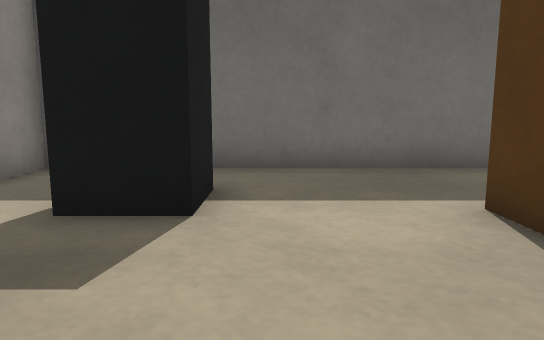
View 1 (above)

19 first-person views from a walk through a Gazebo world. The camera is 0.5 m above the floor, tilts 8° down and sees 70° across. The floor is counted in squares, 0.5 m on a side. Each view is taken from the middle of a square. On the plan, view 1 faces up. The plan holds only what a view shows up to about 13 squares ahead; the rest is blank. The place goes on beyond the plan.

View 2
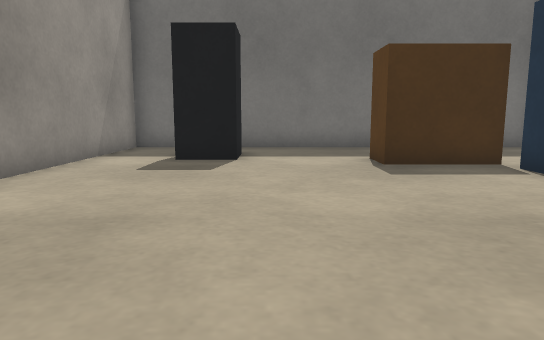

View 3
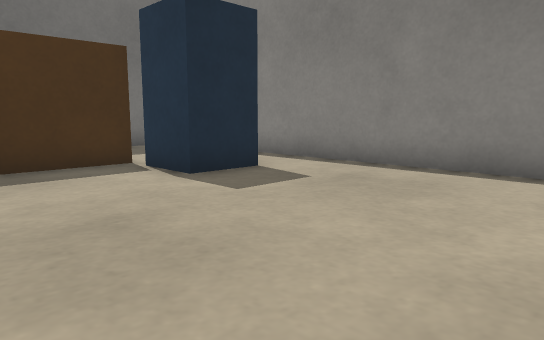

View 4
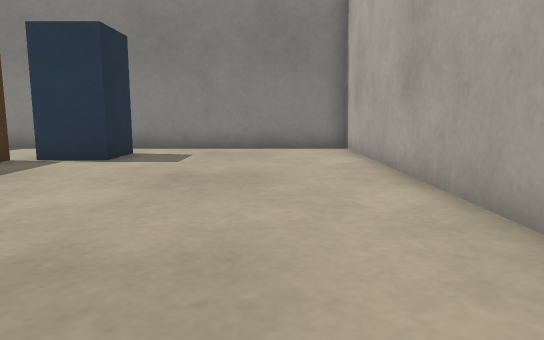

View 5
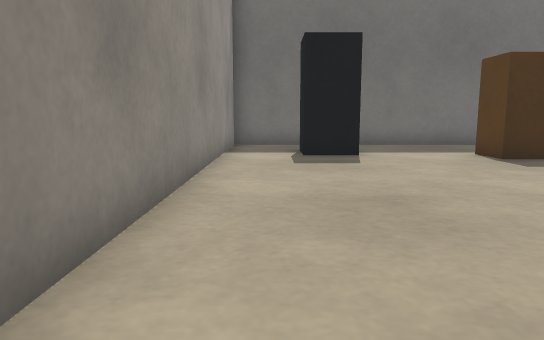

View 6
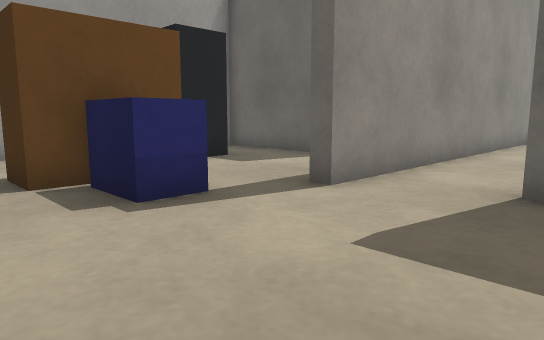

View 7
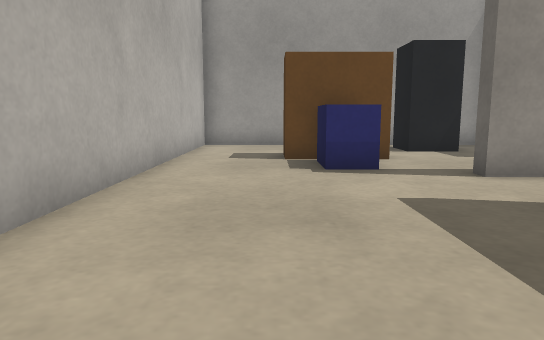

View 8
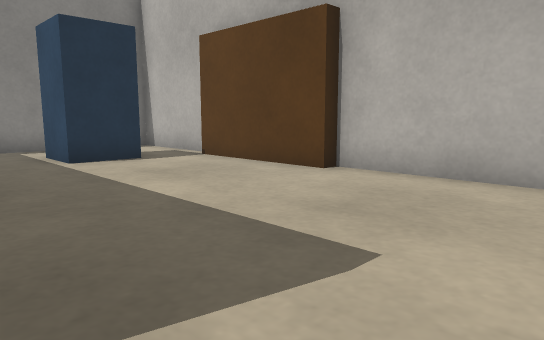

View 9
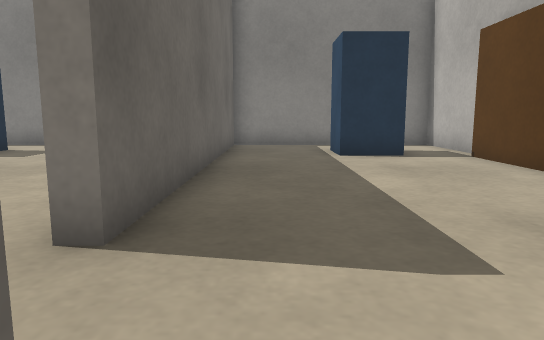

View 10
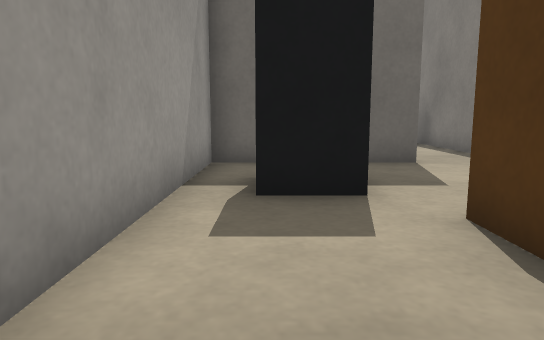

View 11
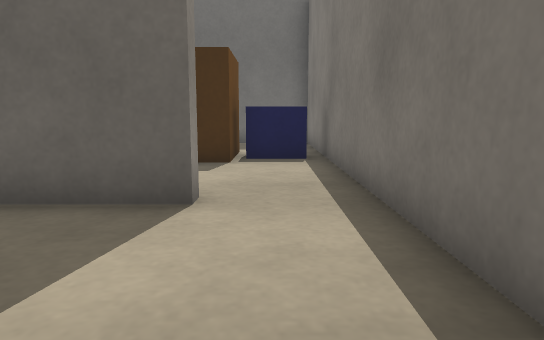

View 12
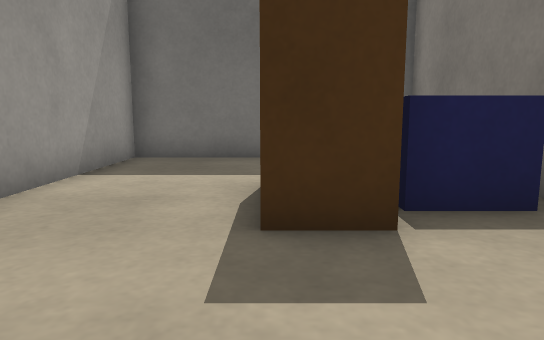

View 13
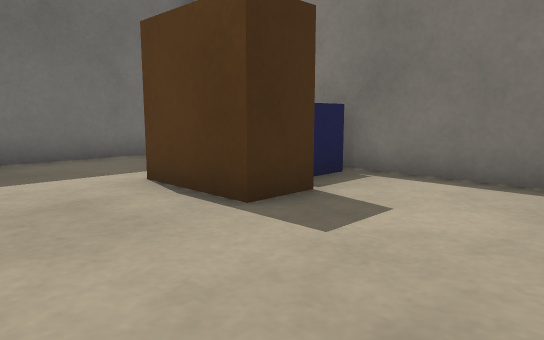

View 14
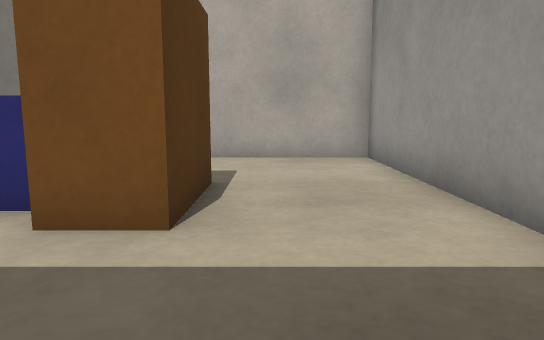

View 15
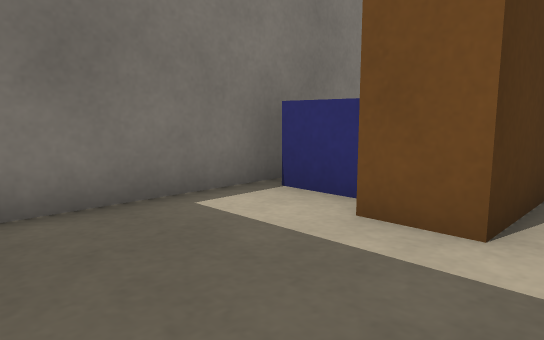

View 16
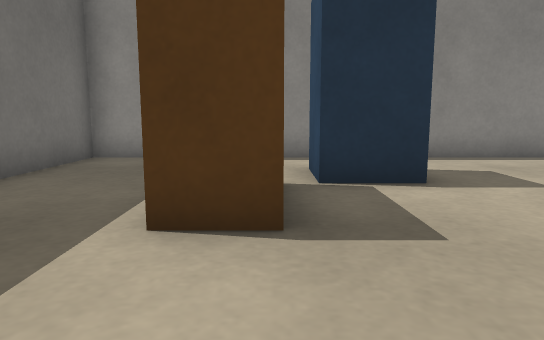

View 17
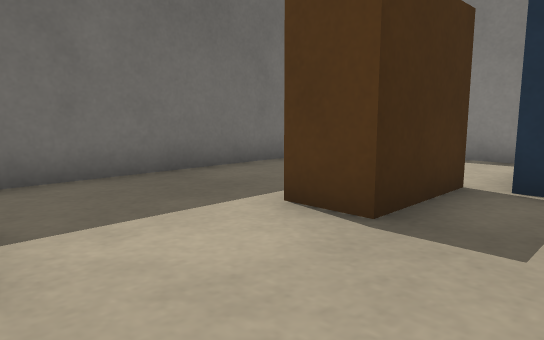

View 18
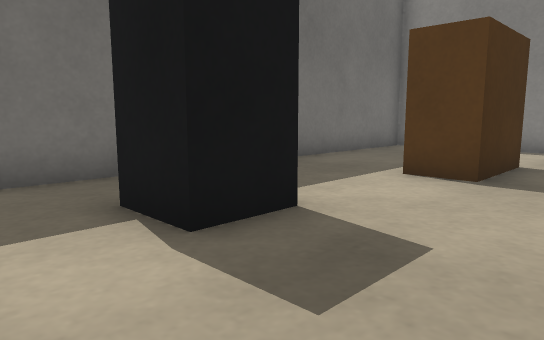

View 19
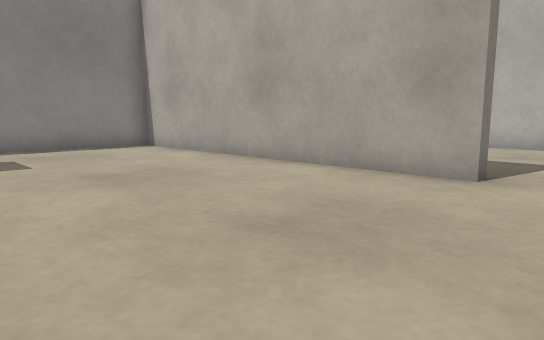

### Floor plan
Ten units are one square. View 1 is at (0, 0); x grows to the right and y downward. Boxes are objects, and circles mark ways between rooms. Rooms are numbered by the first view taken in them; rooms with no view inside come last. Other rooms are left out.
<svg viewBox="-118 -78 206 206">
<path fill="none" stroke="#000" d="M-21 57 -21 53 83 53 83 -73 -43 -73 -43 55M-43 55 -43 65 -48 65M-47 52 -47 35M-69 27 -113 27 -113 123 5 123 5 119 45 119M50 123 83 123 83 115M83 92 83 57 -21 57M-69 22 -69 27M-47 35 -47 -73 -113 -73 -113 23 -75 23"/>
<rect x="-25" y="-55" width="20" height="20" fill="#bbb"><title>black box</title></rect>
<rect x="25" y="-45" width="20" height="20" fill="#bbb"><title>brown box</title></rect>
<rect x="45" y="-25" width="20" height="20" fill="#bbb"><title>blue box</title></rect>
<rect x="-105" y="45" width="20" height="20" fill="#bbb"><title>black box</title></rect>
<rect x="-85" y="75" width="20" height="20" fill="#bbb"><title>brown box</title></rect>
<rect x="-65" y="75" width="20" height="20" fill="#bbb"><title>blue box</title></rect>
<rect x="45" y="85" width="20" height="20" fill="#bbb"><title>blue box</title></rect>
<rect x="-85" y="-35" width="10" height="20" fill="#bbb"><title>brown box</title></rect>
<rect x="-75" y="-35" width="20" height="20" fill="#bbb"><title>blue box</title></rect>
<circle cx="-35" cy="60" r="3" fill="#2a7"/>
<circle cx="-60" cy="30" r="3" fill="#2a7"/>
<text x="20" y="-10">1</text>
<text x="-30" y="90">2</text>
<text x="-80" y="-20">3</text>
</svg>
Room 1 opens to room 2. Room 2 opens to room 3.

Where each view was taken, in squares from view 1:
view 1: 0 up, 0 right, facing up
view 2: 5 down, 0 right, facing up
view 3: 5 down, 1 right, facing up-right
view 4: 3 down, 4 left, facing right
view 5: 6 down, 3 left, facing up
view 6: 11 down, 1 left, facing up-left
view 7: 10 down, 2 right, facing left
view 8: 6 down, 4 left, facing down-right
view 9: 7 down, 5 left, facing right
view 10: 11 down, 10 left, facing up
view 11: 7 down, 6 left, facing up
view 12: 2 down, 8 left, facing up
view 13: 2 down, 11 left, facing up-right
view 14: 7 up, 9 left, facing down
view 15: 7 up, 9 left, facing down-right
view 16: 3 up, 1 left, facing right
view 17: 1 up, 1 left, facing up-right
view 18: 1 up, 4 left, facing up-right
view 19: 1 up, 4 left, facing down-right
